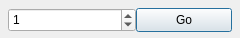
<?xml version="1.0" encoding="UTF-8"?>
<ui version="4.0">
 <class>GoToDialog</class>
 <widget class="QDialog" name="GoToDialog">
  <property name="geometry">
   <rect>
    <x>0</x>
    <y>0</y>
    <width>240</width>
    <height>38</height>
   </rect>
  </property>
  <property name="windowTitle">
   <string>Go to...</string>
  </property>
  <widget class="QPushButton" name="gotoButton">
   <property name="geometry">
    <rect>
     <x>136</x>
     <y>8</y>
     <width>96</width>
     <height>24</height>
    </rect>
   </property>
   <property name="text">
    <string>Go</string>
   </property>
   <property name="autoDefault">
    <bool>true</bool>
   </property>
   <property name="flat">
    <bool>false</bool>
   </property>
  </widget>
  <widget class="QSpinBox" name="gotoSpin">
   <property name="geometry">
    <rect>
     <x>8</x>
     <y>8</y>
     <width>128</width>
     <height>24</height>
    </rect>
   </property>
   <property name="suffix">
    <string/>
   </property>
   <property name="value">
    <number>1</number>
   </property>
  </widget>
 </widget>
 <resources/>
 <connections/>
</ui>
